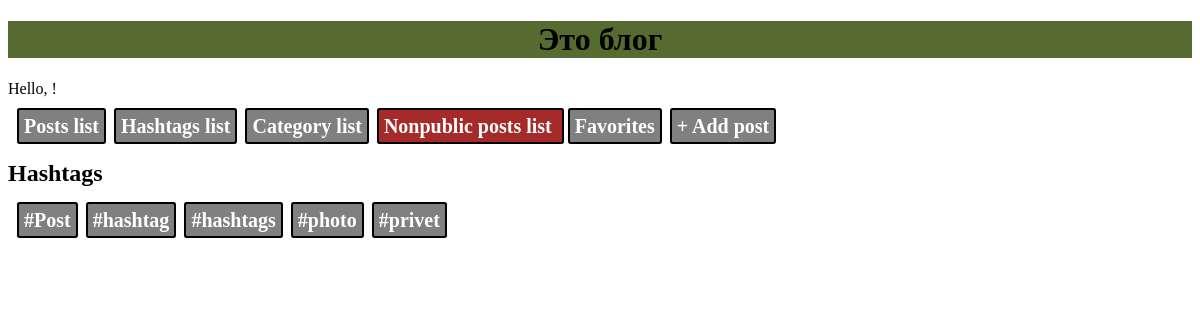
/post/hashtag_list, run on an earlier commit of the app's database.
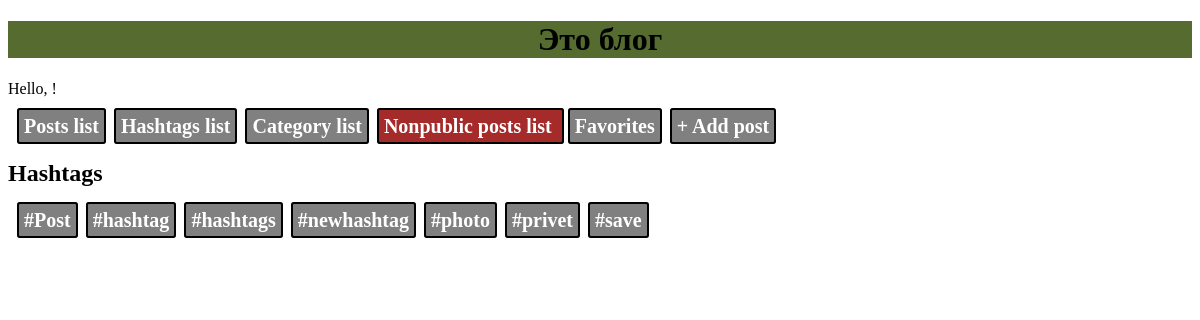
And on a later commit of the database.
### blog/models.py (models this page shows, shortened)
class Hashtag(models.Model):
    tag = models.CharField(max_length=64, unique=True)

### blog/views.py (the view)
# urls.py: path('hashtag_list', views.hashtag_list, name='hashtag_list'),
def hashtag_list(request):
    hashtags = (Hashtag.objects
                .values('tag')
                .annotate(tag_count=Count('posts'))
                .filter(tag_count__gt=0)
                .order_by('-tag_count')
                )
    return render(request, 'blog/hashtag_list.html', {'hashtags': hashtags})

### blog/templates/blog/hashtag_list.html
{% extends 'blog/base.html' %}
{% block content %}
    <div>
        <h2>Hashtags</h2>
    </div>
    <div class="menublock">
        {% for hashtag in hashtags %}
            <a class="btn" href="{% url 'post_list_tag' hashtag.tag %}">{{hashtag.tag}}</a>
        {% endfor %}
    </div>
{% endblock %}

What changed in the data, as far as the page shows it:
added Hashtag: tag "#newhashtag"
added Hashtag: tag "#save"
